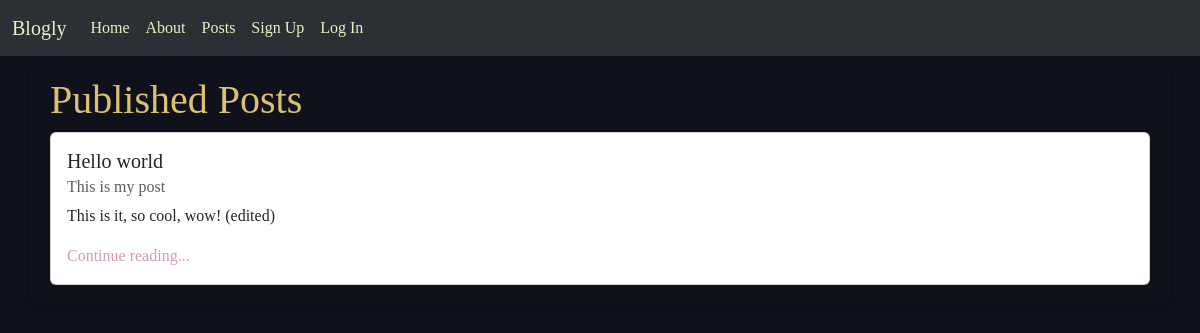
The app's page /posts/, older data.
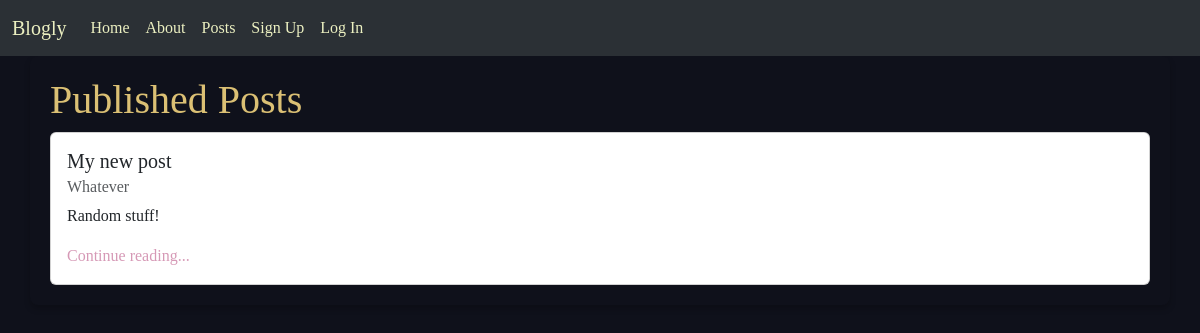
The same page, newer data.
### posts/models.py (models this page shows, shortened)
class Status(models.Model):
    name = models.CharField(max_length=128)
    description = models.CharField(max_length=256)

class Post(models.Model):
    title = models.CharField(max_length=128)
    subtitle = models.CharField(max_length=256)
    body = models.TextField()
    author = models.ForeignKey(
        get_user_model(),
        on_delete=models.CASCADE
    )
    status = models.ForeignKey(
        Status,
        on_delete=models.CASCADE
    )
    created_on = models.DateTimeField(auto_now_add=True)

### posts/views.py (the view)
# urls.py: path("", views.PostListView.as_view(), name="list"),
class PostListView(ListView):
    template_name = "posts/list.html"
    model = Post
    def get_context_data(self, **kwargs):
        context = super().get_context_data(**kwargs)
        published = Status.objects.get(name="published")
        context["title"] = "Published"
        context["post_list"] = (
            Post.objects
            .filter(status=published)
            .order_by("created_on").reverse()
        )
        return context

### templates/posts/list.html (shortened to what this page needs)
{% extends 'base.html' %}
{% block content %}
<h1>{{ title }} Posts</h1>
{% for post in post_list %}
<div class="card">
    <div class="card-body">
        <h5 class="card-title">{{ post.title }}</h5>
        <h6 class="card-subtitle mb-2 text-body-secondary">{{ post.subtitle }}</h6>
        <p class="card-text">{{ post.body | truncatechars:128 }}</p>
        <a href="{% url 'detail' post.id %}" class="card-link">Continue reading...</a>
    </div>
</div>
{% endfor %}
{% endblock content %}

### templates/base.html (shortened to what this page needs)
{% load static %}
<!DOCTYPE html>
<html lang="en">
<head>
    <link
        href="https://cdn.jsdelivr.net/npm/bootstrap@5.3.3/dist/css/bootstrap.min.css"
        rel="stylesheet"
>
    <link href="{% static 'css/base.css' %}" rel="stylesheet">
</head>
<body>
    <nav class="navbar navbar-expand-lg bg-body-tertiary" data-bs-theme="dark">
        <div class="container-fluid">
            <a class="navbar-brand" href="#">Blogly</a>
            <div class="collapse navbar-collapse" id="navbarNavAltMarkup">
            <div class="navbar-nav">
                <a class="nav-link" href="{% url 'home' %}">Home</a>
                <a class="nav-link" href="{% url 'about' %}">About</a>
                <a class="nav-link" href="{% url 'list' %}">Posts</a>
                {% if user.is_authenticated %}
                <a class="nav-link" href="{% url 'archive' %}">Archive</a>
                <a class="nav-link" href="{% url 'drafts' %}">Drafts</a>
                <a class="nav-link" href="{% url 'new' %}">New Post</a>
                <form method="POST" action="{% url 'logout' %}">
                    {% csrf_token %}
                    <input type="submit" class="nav-link" value="Log Out">
                </form>
                {% else %}
                <a class="nav-link" href="{% url 'signup' %}">Sign Up</a>
                <a class="nav-link" href="{% url 'login' %}">Log In</a>
                {% endif %}
            </div>
            </div>
        </div>
    </nav>
    <div class="container">
        {% block content %}{% endblock content %}
    </div>
</body>
</html>

### static/css/base.css (style rules this page uses)
:root { --spaceduck-background: #0f111b; --spaceduck-foreground: #ecf0c1; --spaceduck-cyan: #5fb3b3; --spaceduck-green: #a7c080; --spaceduck-yellow: #dbc074; --spaceduck-orange: #e39b7b; --spaceduck-pink: #d699b6; --spaceduck-purple: #2e3459; --spaceduck-red: #e68183; }
body { background-color: var(--spaceduck-background); color: var(--spaceduck-foreground); font-family: "DM Serif Text", seir; font-weight: 400; font-style: normal; }
.navbar { background-color: var(--spaceduck-purple); }
.navbar-brand, .nav-link { color: var(--spaceduck-foreground) !important; }
.container { background-color: var(--spaceduck-background); padding: 20px; border-radius: 8px; box-shadow: 0 4px 6px rgba(0, 0, 0, 0.2); }
h1, h2, h3, h4, h5, h6 { color: var(--spaceduck-yellow); }
a { color: var(--spaceduck-pink); text-decoration: none; }

Row changes from the older to the newer data that the page shows:
removed Post: title "Hello world", subtitle "This is my post", body "This is it, so cool, wow! (edited)"
added Post: title "My new post", subtitle "Whatever", body "Random stuff!"
